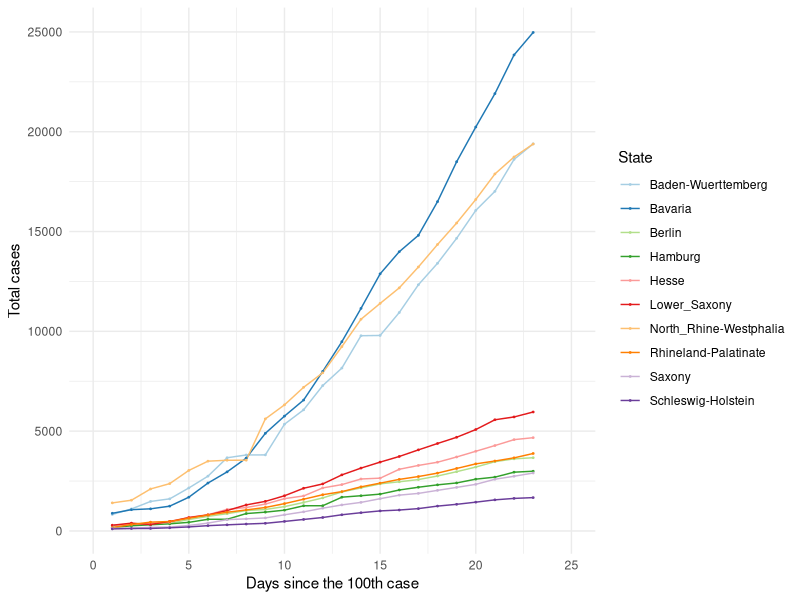
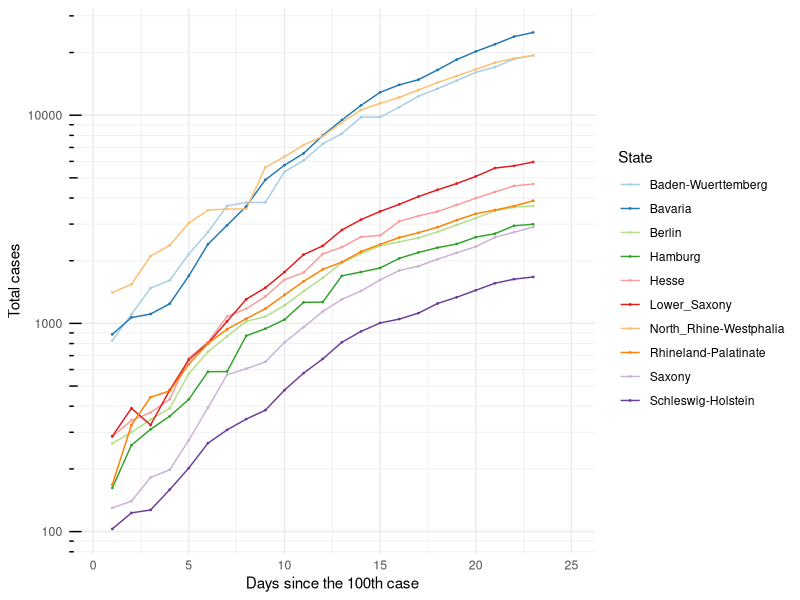
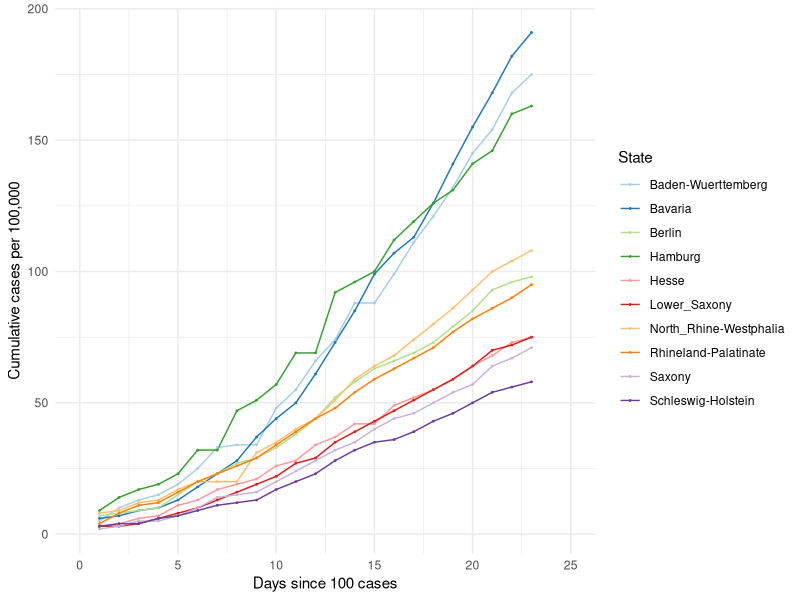
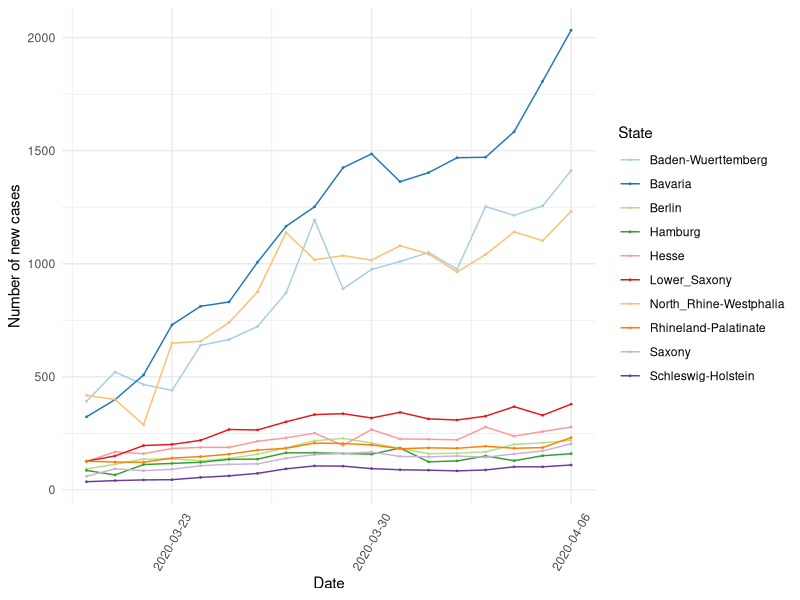
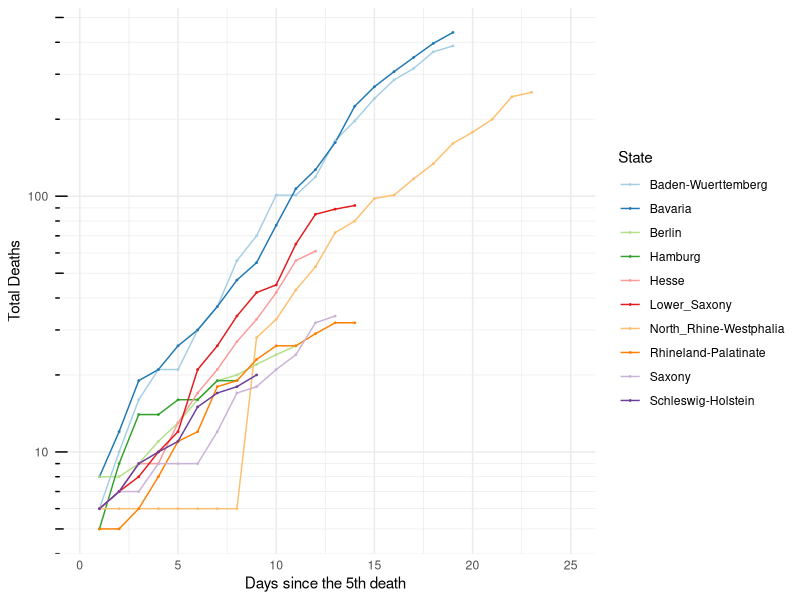

Write R code to recreate these figures, in order.
## ---- chunk 1

knitr::opts_chunk$set(echo=TRUE, collapse = TRUE)

libload<-function(...) {
    libs<-unlist(list(...))
    req<-unlist(lapply(libs,require,character.only=TRUE))
    need<-libs[req==FALSE]
    if(length(need)>0){ 
        install.packages(need, repos = "https://ftp.fau.de/cran/")
        lapply(need, require, character.only=TRUE)
    }
}
packages <- c("data.table", "ggplot2", "dplyr", "stats", "RColorBrewer", "readr", "here", "scales")
libload(packages)


`%notin%` <- function(x,y) !(x %in% y) 
cumulative.cases <- read_csv(here("static", "data", "Germany10States.csv"))


## ---- chunk 2

## 10 States with the highest cumulative cases ##
#################################################

states.filter <- cumulative.cases[cumulative.cases$Days_100 >= 0,]
states.sel <- unique(states.filter$State)

# Choose all the data points for the selected countries starting from Days_100 > 0
states.final <- states.filter[states.filter$State %in% states.sel & states.filter$Days_100 > 0,]

# Plot 1 == Linear scale for total number of cases
cum.plot <- ggplot(data=states.final, aes(x=Days_100, y=Total_Cases, group=State, color=State)) +
            geom_line() + geom_point(size = 0.3) + scale_color_brewer(palette = 'Paired') +
            scale_x_continuous('Days since the 100th case', limits=c(0,25)) + scale_y_continuous("Total cases") + 
            #ggtitle('Linear scale') +
            theme_minimal()

print(cum.plot)

## ---- chunk 3

## Logarithmic scale ##
#######################

base_breaks <- function(n = 10){
  function(x) {
    axisTicks(log10(range(x, na.rm = TRUE)), log = TRUE, n = n)
  }
}

logbreaks <- 10^(-10:10)
logminor_breaks <- rep(1:9, 21)*(10^rep(-10:10, each=9))

cum.plot2 <- ggplot(data=states.final, aes(x=Days_100, y=Total_Cases, group=State, color=State)) +
  geom_line() + geom_point(size=0.3) + scale_color_brewer(palette = 'Paired') +
  scale_x_continuous(name='Days since the 100th case', limits=c(0,25)) + 
  scale_y_continuous(name="Total cases", trans = 'log10', breaks = logbreaks, minor_breaks = logminor_breaks) +
  annotation_logticks(sides="l") + 
  #ggtitle('Logarithmic scale') +
  theme_minimal()

print(cum.plot2)

## ---- chunk 4

# Plot 1 == Linear scale for total number of cases
per100.plot <- ggplot(data=states.final, aes(x=Days_100, y=Per100, group=State, color=State)) +
            geom_line() + geom_point(size = 0.3) + scale_color_brewer(palette = 'Paired') +
            scale_x_continuous('Days since 100 cases', limits=c(0,25)) + scale_y_continuous("Cumulative cases per 100,000") + 
            #ggtitle('Linear scale') +
            theme_minimal()

print(per100.plot)

## ---- chunk 5
#new.cases <- read_csv(here("static", "data", "GermanyNewCases10States.csv"))

new5days <- states.final[states.final$Avg_5days > 0,]
new5days$Dates <- as.Date(new5days$Dates)

newcase5.plot <- ggplot(data=new5days, aes(x=Dates, y=Avg_5days, group=State, color=State)) +
            geom_line() + geom_point(size = 0.3) + scale_color_brewer(palette = 'Paired') +
            scale_x_date(name='Date', labels=date_format('%Y-%m-%d')) + 
            scale_y_continuous(name="Number of new cases") + 
            #ggtitle('Linear scale') +
            theme_minimal() + theme(axis.text.x = element_text(angle=60, hjust=0.5, vjust=0.5))

print(newcase5.plot)
 
## ---- chunk 6
#num.deaths <- read_csv(here("static", "data", "GermanyTotalDeaths10States.csv"))

# Choose all the data points for the selected countries starting from Days_5 > 0
deaths.final <- states.final[states.final$DeathsDays_5 > 0,]

# Plot 1 == Linear scale for total number of cases
deaths.plot <- ggplot(data=deaths.final, aes(x=DeathsDays_5, y=Deaths, group=State, color=State)) +
   geom_line() + geom_point(size = 0.3) + scale_color_brewer(palette = 'Paired') +
   scale_x_continuous('Days since the 5th death', limits=c(0,25)) + 
   scale_y_continuous("Total Deaths", trans = 'log10', breaks = logbreaks, 
                      minor_breaks = logminor_breaks) +
   annotation_logticks(sides="l") + 
   #ggtitle('Linear scale') +
   theme_minimal()

print(deaths.plot)
